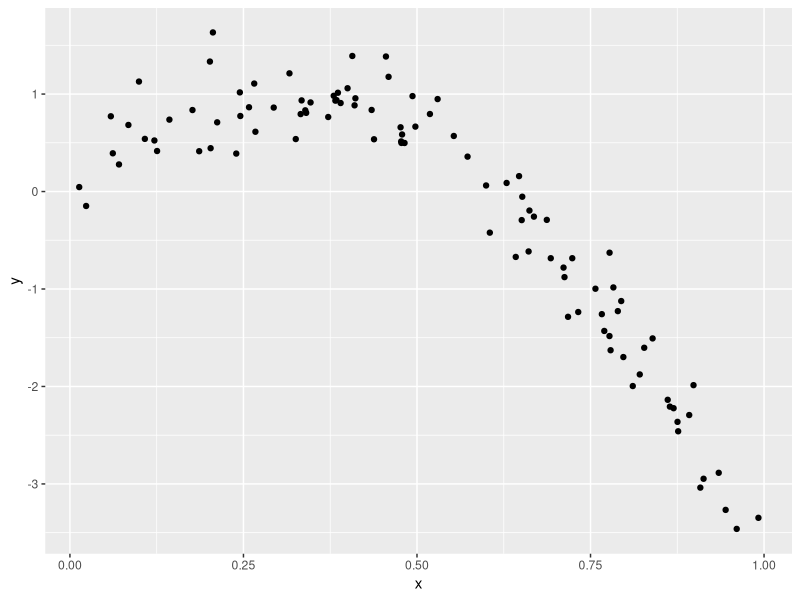
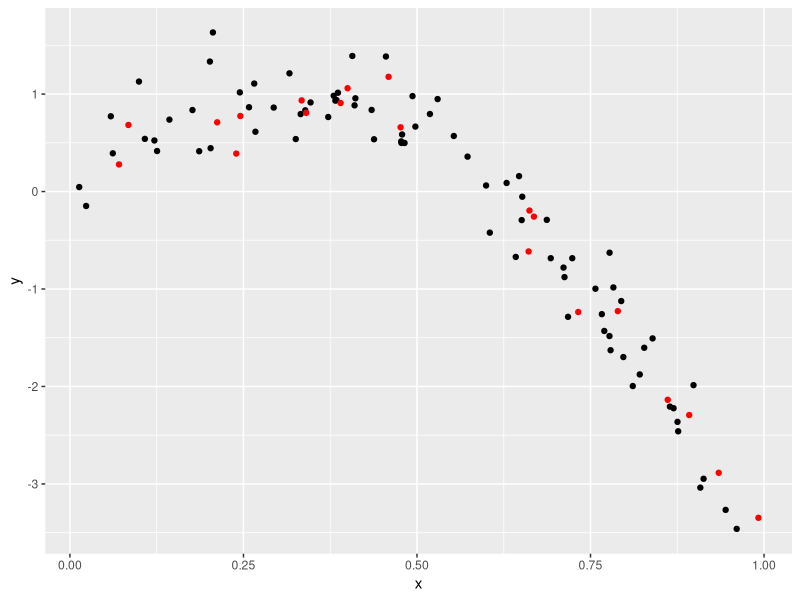
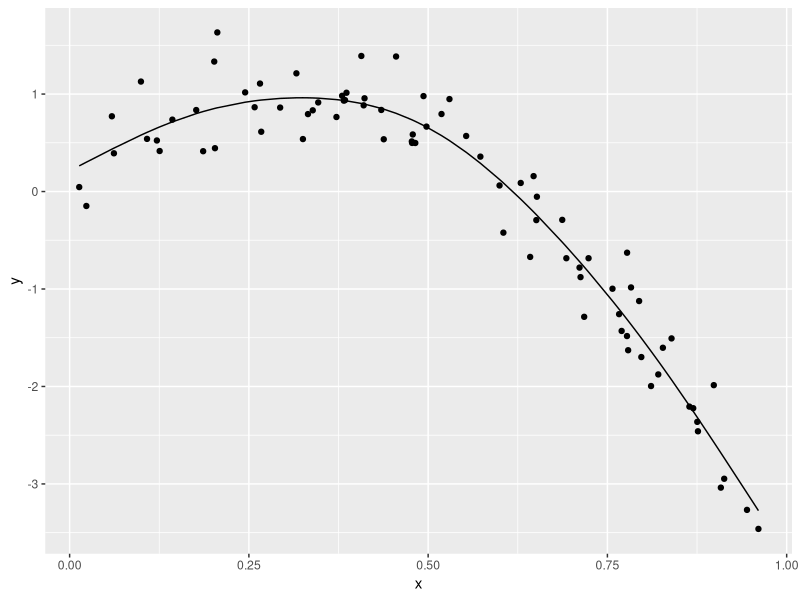
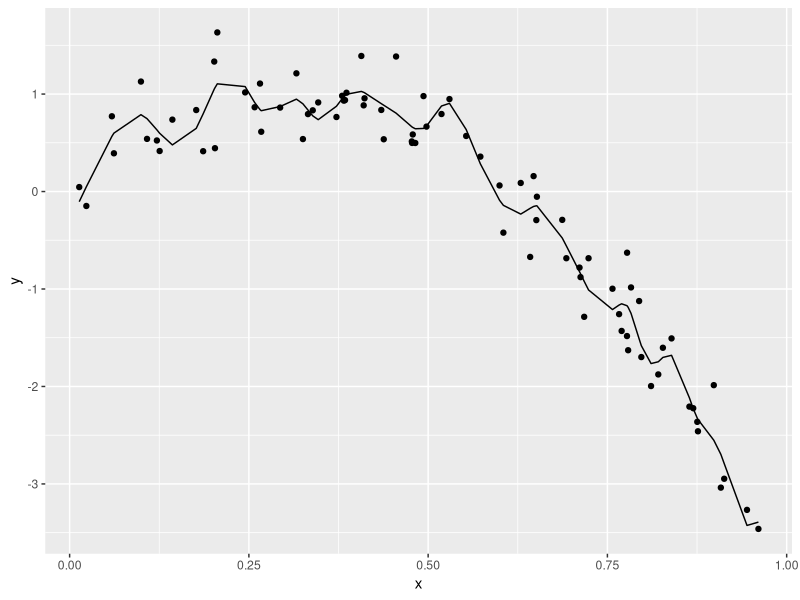
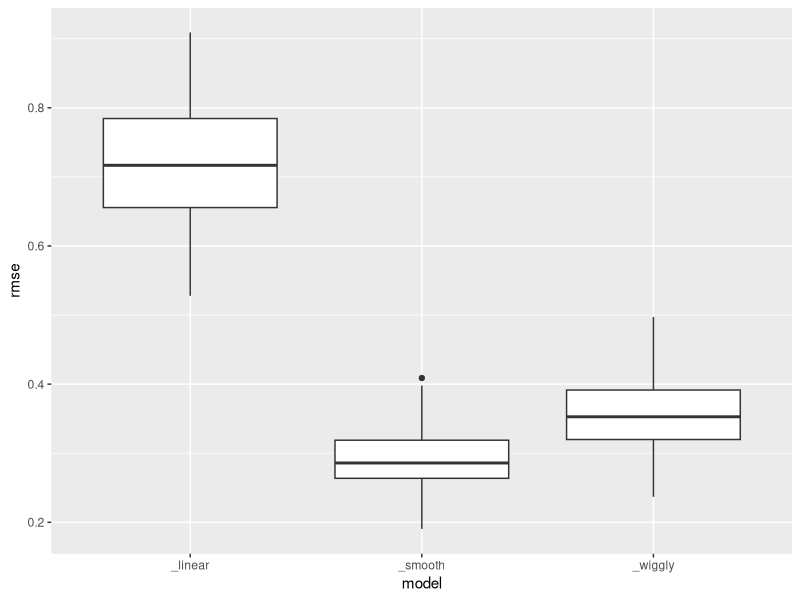

Write R code to recreate these figures, in order.
## ---- chunk 1
library(tidyverse)
library(modelr)
library(mgcv)
## ---- chunk 2
set.seed(1)
nonlin_df = 
  tibble(
    id = 1:100,
    x = runif(100, 0, 1),
    y = 1 - 10 * (x - .3) ^ 2 + rnorm(100, 0, .3)
  )

nonlin_df %>% 
  ggplot(aes(x = x, y = y)) + 
  geom_point()
## ---- chunk 3
train_df = sample_n(nonlin_df, 80)
test_df = anti_join(nonlin_df,train_df, by = "id")

ggplot(train_df, aes(x = x, y = y)) +
  geom_point() +
  geom_point(data = test_df, color = 'red')
## ---- chunk 4
linear_model = lm(y~x, data = train_df)
smooth_mod = mgcv::gam(y ~ s(x), data = train_df)
wiggly_mod = mgcv::gam(y ~ s(x, k = 30), sp = 10e-6, data = train_df)
## ---- chunk 5
train_df %>%
  add_predictions(smooth_mod) %>%
  ggplot(aes(x = x, y = y)) +
  geom_point() +
  geom_line(aes(y = pred))

train_df %>%
  add_predictions(wiggly_mod) %>%
  ggplot(aes(x = x, y = y)) +
  geom_point() +
  geom_line(aes(y = pred))
## ---- chunk 6
rmse(linear_model, test_df)
rmse(smooth_mod, test_df)
rmse(wiggly_mod, test_df)
## ---- chunk 7
cv_df = 
  crossv_mc(nonlin_df,100) %>%
  mutate(
    train = map(train, as_tibble),
    test = map(test, as_tibble)
  )

cv_df %>% pull(train) %>% .[[1]] %>% as_tibble()
## ---- chunk 8
cv_df = 
  cv_df %>%
  mutate(
    linear_mod = map(.x = train, ~lm(y ~ x, data = .x)),
    smooth_mod = map(.x = train, ~gam(y ~ s(x),data = .x)),
    wiggly_mod = map(.x = train, ~gam(y ~ s(x, k = 30), sp = 10e-6, data = .x))
  ) %>%
  mutate(
    rmse_linear = map2_dbl(.x = linear_mod, .y = test, ~rmse(model = .x, data = .y)),
    rmse_smooth = map2_dbl(.x = smooth_mod, .y = test, ~rmse(model = .x, data = .y)),
    rmse_wiggly = map2_dbl(.x = wiggly_mod, .y = test, ~rmse(model = .x, data = .y))
  )
## ---- chunk 9
cv_df %>%
  select(.id, starts_with("rmse")) %>%
  pivot_longer(rmse_linear:rmse_wiggly, names_to = "model", values_to = "rmse", names_prefix = "rmse") %>%
  ggplot(aes(x = model, y = rmse)) +
  geom_boxplot()
